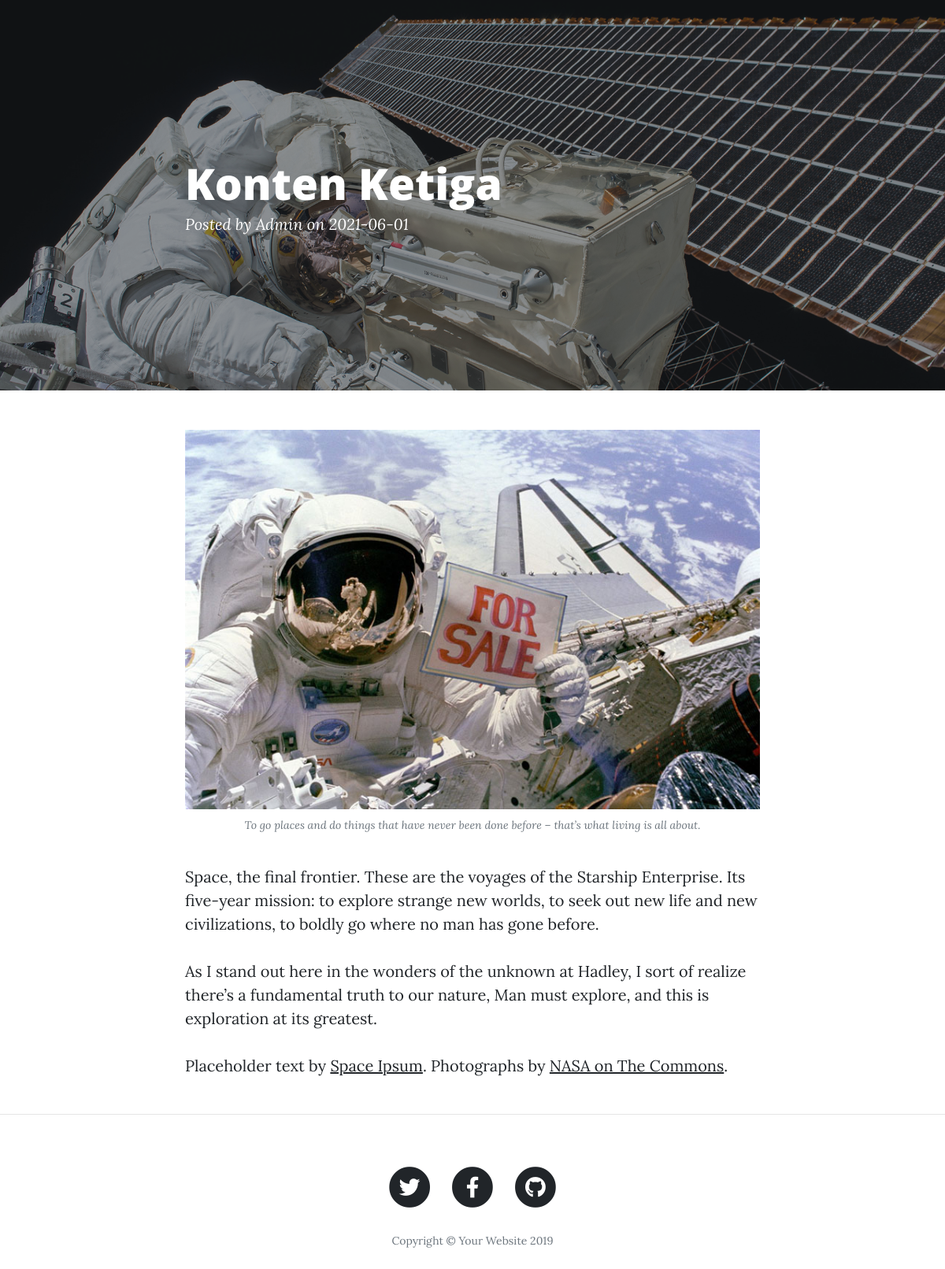
The app's page /sqli/posting.php?id=3, older data.
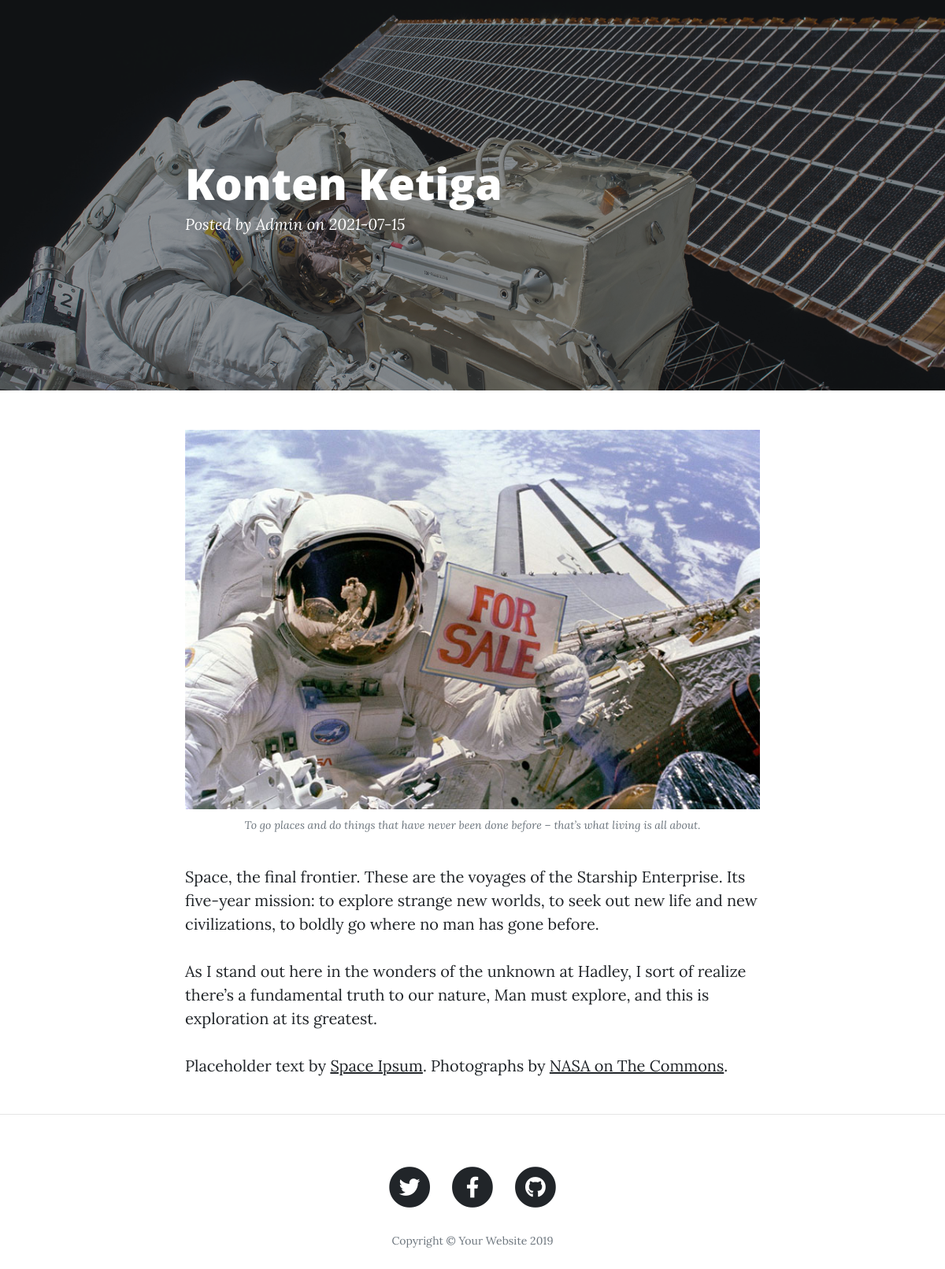
The same page, newer data.
### tables this page shows
CREATE TABLE `posting` (
  `id` int NOT NULL AUTO_INCREMENT,
  `judul` varchar(255) DEFAULT NULL,
  `konten` text,
  `tanggal` date DEFAULT NULL,
  PRIMARY KEY (`id`)
);

### sqli/posting.php (the view, shortened to what this page needs)
<?php
include '../koneksi.php';
$id = $_GET["id"];
$q  = mysqli_query($conn, "SELECT * FROM posting WHERE id = {$id}") or die(mysqli_error($conn));
$post = mysqli_fetch_array($q);
?>
<!DOCTYPE html>
<html lang="en">
<head>
  <link href="../assets/home/vendor/bootstrap/css/bootstrap.min.css" rel="stylesheet">
  <link href="../assets/home/vendor/fontawesome-free/css/all.min.css" rel="stylesheet" type="text/css">
  <link href="../assets/home/css/clean-blog.min.css" rel="stylesheet">
</head>
<body>
  <header class="masthead" style="background-image: url('../assets/home/img/post-bg.jpg')">
    <div class="overlay"></div>
    <div class="container">
      <div class="row">
        <div class="col-lg-8 col-md-10 mx-auto">
          <div class="post-heading">
            <h1><?=$post["judul"];?></h1>
            <span class="meta">Posted by
              <a href="#">Admin</a>
              on <?=$post["tanggal"];?></span>
          </div>
        </div>
      </div>
    </div>
  </header>
  <article>
    <div class="container">
      <div class="row">
        <div class="col-lg-8 col-md-10 mx-auto">
          <?=$post["konten"];?>
          <p>Placeholder text by
            <a href="http://spaceipsum.com/">Space Ipsum</a>. Photographs by
            <a href="https://www.flickr.com/photos/nasacommons/">NASA on The Commons</a>.</p>
        </div>
      </div>
    </div>
  </article>
  <hr>
  <footer>
    <div class="container">
      <div class="row">
        <div class="col-lg-8 col-md-10 mx-auto">
          <ul class="list-inline text-center">
            <li class="list-inline-item">
              <a href="#">
                <span class="fa-stack fa-lg">
                  <i class="fas fa-circle fa-stack-2x"></i>
                  <i class="fab fa-twitter fa-stack-1x fa-inverse"></i>
                </span>
              </a>
            </li>
            <li class="list-inline-item">
              <a href="#">
                <span class="fa-stack fa-lg">
                  <i class="fas fa-circle fa-stack-2x"></i>
                  <i class="fab fa-facebook-f fa-stack-1x fa-inverse"></i>
                </span>
              </a>
            </li>
            <li class="list-inline-item">
              <a href="#">
                <span class="fa-stack fa-lg">
                  <i class="fas fa-circle fa-stack-2x"></i>
                  <i class="fab fa-github fa-stack-1x fa-inverse"></i>
                </span>
              </a>
            </li>
          </ul>
          <p class="copyright text-muted">Copyright &copy; Your Website 2019</p>
        </div>
      </div>
    </div>
  </footer>
</body>
</html>

Row changes from the older to the newer data that the page shows:
changed posting "Konten Ketiga": tanggal "2021-06-01" → "2021-07-15"
